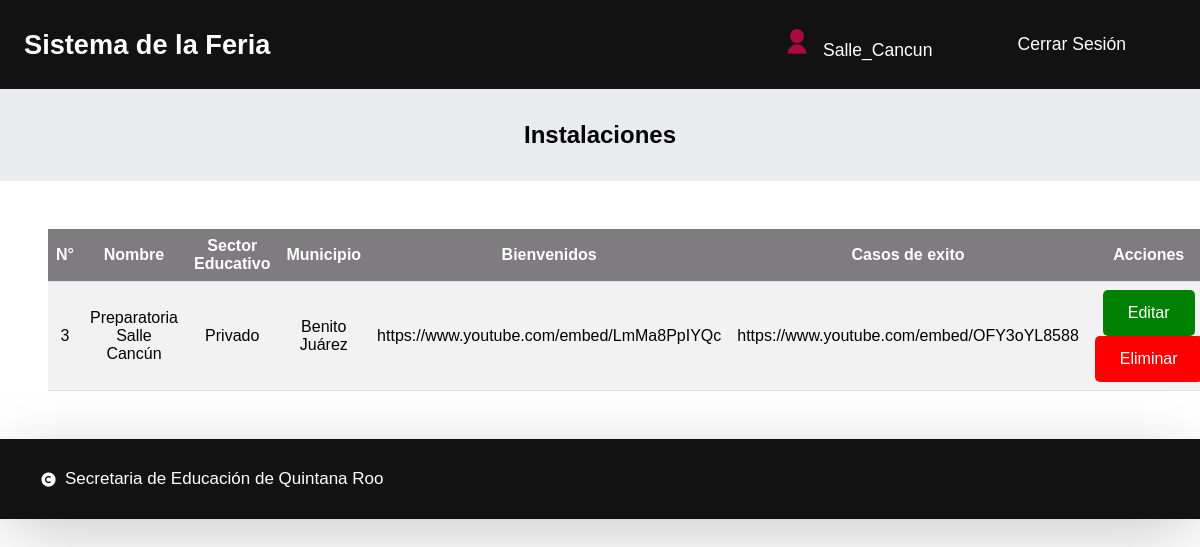
/modi_datos.php (signed in), run on the app's committed database.
### tables this page shows
CREATE TABLE `datos_escuelas` (
  `id_escuela` int(11) NOT NULL,
  `nombre_plantel` varchar(100) NOT NULL,
  `sector_educativo` varchar(45) NOT NULL,
  `municipio` varchar(50) NOT NULL,
  `bienvenidos` varchar(100) NOT NULL,
  `becas` varchar(100) NOT NULL,
  `oferta_educativa` varchar(100) NOT NULL,
  `caso_exito` varchar(100) NOT NULL
);

### modi_datos.php (the view, shortened to what this page needs)
<?php
    if(isset($_SESSION['id_usuario']) && isset($_SESSION['usuario'])){
?>
<!DOCTYPE html>
<html lang="en">
    <head>
        <link rel="stylesheet" href="css/crud.css">
        <link rel="stylesheet" href="css/sistema.css">
        <link href="https://cdn.jsdelivr.net/npm/remixicon@2.5.0/fonts/remixicon.css" rel="stylesheet">
        <link rel="stylesheet" href="https://unpkg.com/boxicons@latest/css/boxicons.min.css">
    </head>
    <body>
        <header>
            <div class="logo"><span>Sistema de la Feria</span></div>
            <div class="main">
                <a href="index.php" class="user"><i class="ri-user-fill"></i> <?php echo $_SESSION["usuario"]; ?></a>
                <a href="controlador/cont_sing_out.php">Cerrar Sesión</a>
            </div>
        </header>
        <div class="jumbotron">
            <h4>Instalaciones</h4>
        </div>
        <table>
            <thead>
                <tr>
                    <th>N°</th>
                    <th>Nombre</th>
                    <th>Sector Educativo</th>
                    <th>Municipio</th>
                    <th>Bienvenidos</th>
                    <th>Casos de exito</th>
                    <th>Acciones</th>
                </tr>
            </thead>
            <tbody>
                <?php
                    include 'database/conexion.php';
                    $sql_usuario = "SELECT * FROM usuarios WHERE usuario = '$_SESSION[usuario]'";
                    $resultado_usuario = mysqli_query($conexion, $sql_usuario);
                    $urow = mysqli_fetch_array($resultado_usuario);
                    $escuela_id = $urow['escuela_id'];
                    $consulta = "SELECT * FROM datos_escuelas WHERE id_escuela = $escuela_id";
                    $resultado = mysqli_query($conexion, $consulta);
                    $row = mysqli_fetch_array($resultado);
                        $id_escuela = $row['id_escuela'];
                        $nombre = $row['nombre_plantel'];
                        $sector_educativo = $row['sector_educativo'];
                        $municipio = $row['municipio'];
                        $bienvenida = $row['bienvenidos'];
                        $casoExito = $row['caso_exito'];
                ?>
                <tr>
                    <td><?php echo $id_escuela;?></td>
                    <td><?php echo $nombre;?></td>
                    <td><?php echo $sector_educativo;?></td>
                    <td><?php echo $municipio;?></td>
                    <td><?php echo $bienvenida;?></td>
                    <td><?php echo $casoExito;?></td>
                    <td>
                        <?php echo "<a class='green' href='controlador/cont_editar_datos.php?id=".$id_escuela."'>Editar</a>";?>
                        <?php echo "<a class='red' href='controlador/cont_eliminar_datos.php?id=".$id_escuela."' onclick='return confirmar()'>Eliminar</a>";?>
                    </td>
                </tr>
            </tbody>
        </table>
        <footer>
            <div class="foot__container">
                <div class="footer__bottom">
                    <div class="copy_right">
                        <i class='bx bxs-copyright'></i>
                        <span>Secretaria de Educación de Quintana Roo</span>
                    </div>
                </div>
            </div>
        </footer>
    </body>
</html>
<?php
    } else{
        header ("location: login.php");
        exit();
    }
?>

### css/crud.css (style rules this page uses)
table { border-collapse: collapse; width: 90%; margin: 3rem; }
table { background-color: #F3F2F3; }
table td, table th { border-bottom: 1px solid #DEE2E6; }
th,td { text-align: center; padding: 8px; }
th { background-color: #7F7C7F; color: white; }
a:link, a:visited { color: white; padding: 14px 25px; text-align: center; text-decoration: none; display: inline-block; border-radius: 5px; }
.red { background-color: red; }
.green { background-color: green; }
h1,h2,h3,h4 { text-align: center; }

### css/sistema.css (style rules this page uses)
* { padding: 0; margin: 0; box-sizing: border-box; font-family: 'Poppins', sans-serif; text-decoration: none; list-style: none; }
:root { --bg-color: #121212; --text-color: #000; --text-header: #FFF; --main-color: #AB0A3D; --secundario-color: #440412; --hover-color: #FFC845; --titulo-fondo: #E9ECEF; }
body { min-height: 100vh; color: var(--text-color); }
header { position: relative; width: 100%; top: 0; right: 0; z-index: 1000; display: flex; align-items: center; justify-content: space-between; background: var(--bg-color); padding: 28px 12%; transition: all .50s ease; color: var(--text-header); }
.jumbotron { padding: 2rem 2rem; text-align: center; margin-bottom: 2rem; background-color: var(--titulo-fondo); font-size: 1.5rem; }
.logo { display: flex; align-items: center; }
.logo span { color: var(--text-header); font-size: 1.7rem; font-weight: 600; }
.main { display: flex; align-items: center; }
.main a { margin-right: 25px; margin-left: 10px; color: var(--text-header); font-size: 1.1rem; font-weight: 500; transition: all .50s ease; text-decoration: none; }
.user { display: flex; align-items: center; }
.user i { color: var(--main-color); font-size: 28px; margin-right: 7px; }
footer { position: relative; width: 100%; background-color: var(--bg-color); box-shadow: 0 16px 70px -8px rgba(0, 0, 0, 0.25); transition: background 0.3s linear; color: var(--text-header); }
.foot__container { max-width: 1240px; padding: 30px 40px; margin: auto; }
.footer__bottom { display: flex; justify-content: space-between; align-items: center; font-size: 17px; }
.copy_right { display: flex; align-items: center; }
.copy_right span { margin-left: 8px; font-weight: 400; }
@media (max-width: 1280px) { header { padding: 14px 2%; transition: .2s; } }

### data on the page
datos_escuelas: id_escuela "3", nombre_plantel "Preparatoria Salle Cancún", sector_educativo "Privado", municipio "Benito Juárez", bienvenidos "https://www.youtube.com/embed/LmMa8PpIYQc", caso_exito "https://www.youtube.com/embed/OFY3oYL8588"

### other printed values
$_SESSION["usuario"] "Salle_Cancun"
